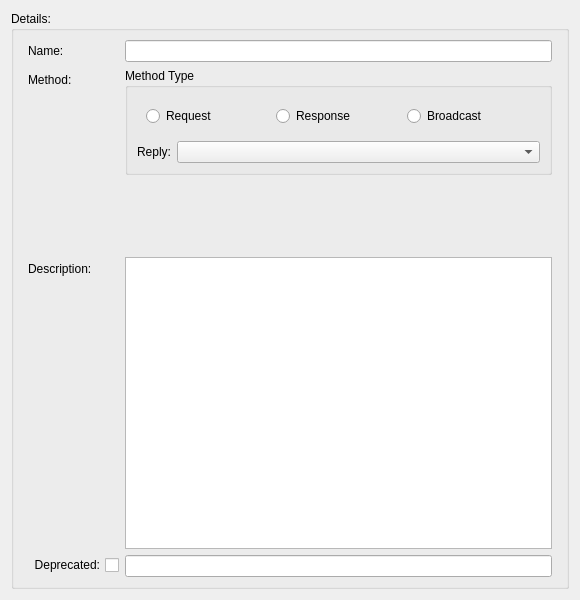
<?xml version="1.0" encoding="UTF-8"?>
<ui version="4.0">
 <class>SIMethodDetails</class>
 <widget class="QWidget" name="SIMethodDetails">
  <property name="geometry">
   <rect>
    <x>0</x>
    <y>0</y>
    <width>580</width>
    <height>600</height>
   </rect>
  </property>
  <property name="windowTitle">
   <string>Form</string>
  </property>
  <layout class="QVBoxLayout" name="verticalLayout_3">
   <item>
    <widget class="QGroupBox" name="groupBoxDetails">
     <property name="title">
      <string>Details:</string>
     </property>
     <layout class="QVBoxLayout" name="verticalLayout_2">
      <item>
       <layout class="QFormLayout" name="formLayout">
        <property name="sizeConstraint">
         <enum>QLayout::SizeConstraint::SetNoConstraint</enum>
        </property>
        <property name="rowWrapPolicy">
         <enum>QFormLayout::RowWrapPolicy::DontWrapRows</enum>
        </property>
        <property name="labelAlignment">
         <set>Qt::AlignmentFlag::AlignLeading|Qt::AlignmentFlag::AlignLeft|Qt::AlignmentFlag::AlignTop</set>
        </property>
        <property name="leftMargin">
         <number>5</number>
        </property>
        <property name="rightMargin">
         <number>5</number>
        </property>
        <item row="0" column="0">
         <widget class="QLabel" name="label">
          <property name="text">
           <string>Name:</string>
          </property>
         </widget>
        </item>
        <item row="0" column="1">
         <widget class="QLineEdit" name="editName"/>
        </item>
        <item row="1" column="0">
         <widget class="QLabel" name="label_3">
          <property name="text">
           <string>Method:</string>
          </property>
         </widget>
        </item>
        <item row="1" column="1">
         <widget class="QGroupBox" name="groupBox_3">
          <property name="sizePolicy">
           <sizepolicy hsizetype="Expanding" vsizetype="Preferred">
            <horstretch>0</horstretch>
            <verstretch>0</verstretch>
           </sizepolicy>
          </property>
          <property name="title">
           <string>Method Type</string>
          </property>
          <layout class="QFormLayout" name="formLayout_2">
           <item row="0" column="0" colspan="2">
            <widget class="QWidget" name="widget" native="true">
             <layout class="QHBoxLayout" name="horizontalLayout">
              <item>
               <widget class="QRadioButton" name="radioRequest">
                <property name="text">
                 <string>Request</string>
                </property>
               </widget>
              </item>
              <item>
               <widget class="QRadioButton" name="radioResponse">
                <property name="text">
                 <string>Response</string>
                </property>
               </widget>
              </item>
              <item>
               <widget class="QRadioButton" name="radioBroadcast">
                <property name="text">
                 <string>Broadcast</string>
                </property>
               </widget>
              </item>
             </layout>
            </widget>
           </item>
           <item row="1" column="0">
            <widget class="QLabel" name="label_4">
             <property name="text">
              <string>Reply:</string>
             </property>
            </widget>
           </item>
           <item row="1" column="1">
            <widget class="QComboBox" name="comboReply"/>
           </item>
          </layout>
         </widget>
        </item>
        <item row="3" column="0">
         <widget class="QLabel" name="label_7">
          <property name="text">
           <string>Description:</string>
          </property>
         </widget>
        </item>
        <item row="3" column="1">
         <widget class="QPlainTextEdit" name="textDescribe">
          <property name="sizePolicy">
           <sizepolicy hsizetype="Expanding" vsizetype="MinimumExpanding">
            <horstretch>0</horstretch>
            <verstretch>0</verstretch>
           </sizepolicy>
          </property>
          <property name="minimumSize">
           <size>
            <width>0</width>
            <height>0</height>
           </size>
          </property>
          <property name="plainText">
           <string notr="true"/>
          </property>
          <property name="overwriteMode">
           <bool>false</bool>
          </property>
          <property name="placeholderText">
           <string notr="true">Describe data here</string>
          </property>
         </widget>
        </item>
        <item row="4" column="0">
         <widget class="QCheckBox" name="checkDeprecated">
          <property name="sizePolicy">
           <sizepolicy hsizetype="Expanding" vsizetype="Fixed">
            <horstretch>0</horstretch>
            <verstretch>0</verstretch>
           </sizepolicy>
          </property>
          <property name="layoutDirection">
           <enum>Qt::LayoutDirection::RightToLeft</enum>
          </property>
          <property name="text">
           <string>Deprecated:</string>
          </property>
         </widget>
        </item>
        <item row="4" column="1">
         <widget class="QLineEdit" name="editDeprecated">
          <property name="sizePolicy">
           <sizepolicy hsizetype="Expanding" vsizetype="Fixed">
            <horstretch>0</horstretch>
            <verstretch>0</verstretch>
           </sizepolicy>
          </property>
         </widget>
        </item>
        <item row="2" column="1">
         <spacer name="verticalSpacer">
          <property name="orientation">
           <enum>Qt::Orientation::Vertical</enum>
          </property>
          <property name="sizeType">
           <enum>QSizePolicy::Policy::Preferred</enum>
          </property>
          <property name="sizeHint" stdset="0">
           <size>
            <width>20</width>
            <height>70</height>
           </size>
          </property>
         </spacer>
        </item>
        <item row="2" column="0">
         <spacer name="verticalSpacer_2">
          <property name="orientation">
           <enum>Qt::Orientation::Vertical</enum>
          </property>
          <property name="sizeType">
           <enum>QSizePolicy::Policy::Preferred</enum>
          </property>
          <property name="sizeHint" stdset="0">
           <size>
            <width>20</width>
            <height>70</height>
           </size>
          </property>
         </spacer>
        </item>
       </layout>
      </item>
     </layout>
    </widget>
   </item>
  </layout>
 </widget>
 <tabstops>
  <tabstop>editName</tabstop>
  <tabstop>radioRequest</tabstop>
  <tabstop>radioResponse</tabstop>
  <tabstop>radioBroadcast</tabstop>
  <tabstop>comboReply</tabstop>
  <tabstop>textDescribe</tabstop>
  <tabstop>checkDeprecated</tabstop>
  <tabstop>editDeprecated</tabstop>
 </tabstops>
 <resources/>
 <connections/>
</ui>
